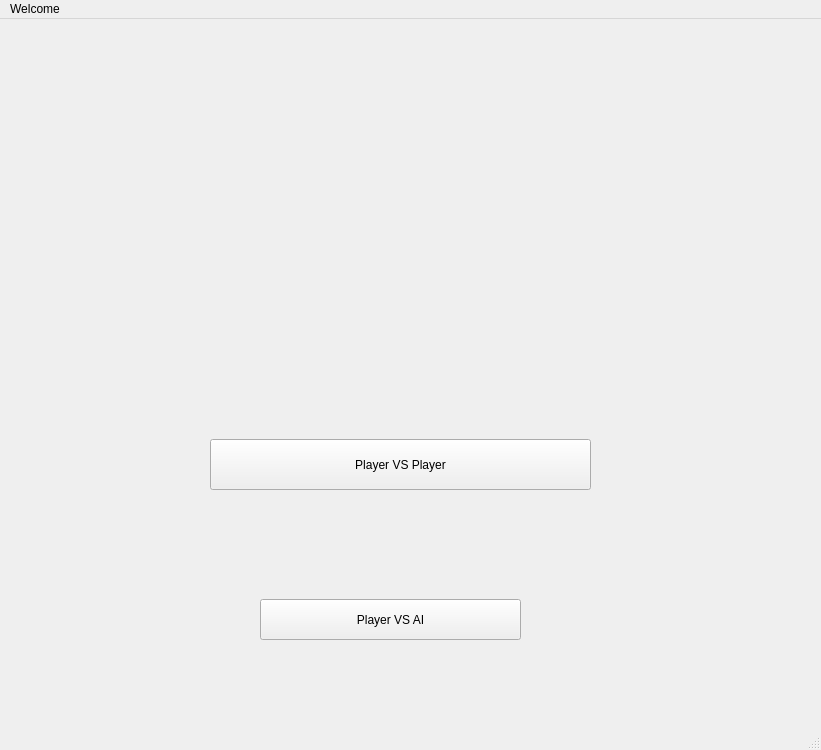
<?xml version="1.0" encoding="UTF-8"?>
<ui version="4.0">
 <class>MainWindow</class>
 <widget class="QMainWindow" name="MainWindow">
  <property name="geometry">
   <rect>
    <x>0</x>
    <y>0</y>
    <width>821</width>
    <height>750</height>
   </rect>
  </property>
  <property name="windowTitle">
   <string>Welcome</string>
  </property>
  <property name="autoFillBackground">
   <bool>false</bool>
  </property>
  <widget class="QWidget" name="centralwidget">
   <widget class="QLabel" name="label_3">
    <property name="geometry">
     <rect>
      <x>-10</x>
      <y>-50</y>
      <width>841</width>
      <height>1121</height>
     </rect>
    </property>
    <property name="minimumSize">
     <size>
      <width>0</width>
      <height>681</height>
     </size>
    </property>
    <property name="styleSheet">
     <string notr="true">background-image:url(:/users/mainwindow.png)
</string>
    </property>
    <property name="text">
     <string/>
    </property>
   </widget>
   <widget class="QPushButton" name="pushButton_playerxplayer">
    <property name="geometry">
     <rect>
      <x>210</x>
      <y>420</y>
      <width>381</width>
      <height>51</height>
     </rect>
    </property>
    <property name="text">
     <string>Player VS Player</string>
    </property>
   </widget>
   <widget class="QPushButton" name="pushButton_AI">
    <property name="geometry">
     <rect>
      <x>260</x>
      <y>580</y>
      <width>261</width>
      <height>41</height>
     </rect>
    </property>
    <property name="text">
     <string>Player VS AI</string>
    </property>
   </widget>
  </widget>
  <widget class="QMenuBar" name="menubar">
   <property name="geometry">
    <rect>
     <x>0</x>
     <y>0</y>
     <width>821</width>
     <height>26</height>
    </rect>
   </property>
   <widget class="QMenu" name="menuWelcome">
    <property name="title">
     <string>Welcome</string>
    </property>
   </widget>
   <addaction name="menuWelcome"/>
  </widget>
  <widget class="QStatusBar" name="statusbar"/>
 </widget>
 <resources/>
 <connections/>
</ui>
